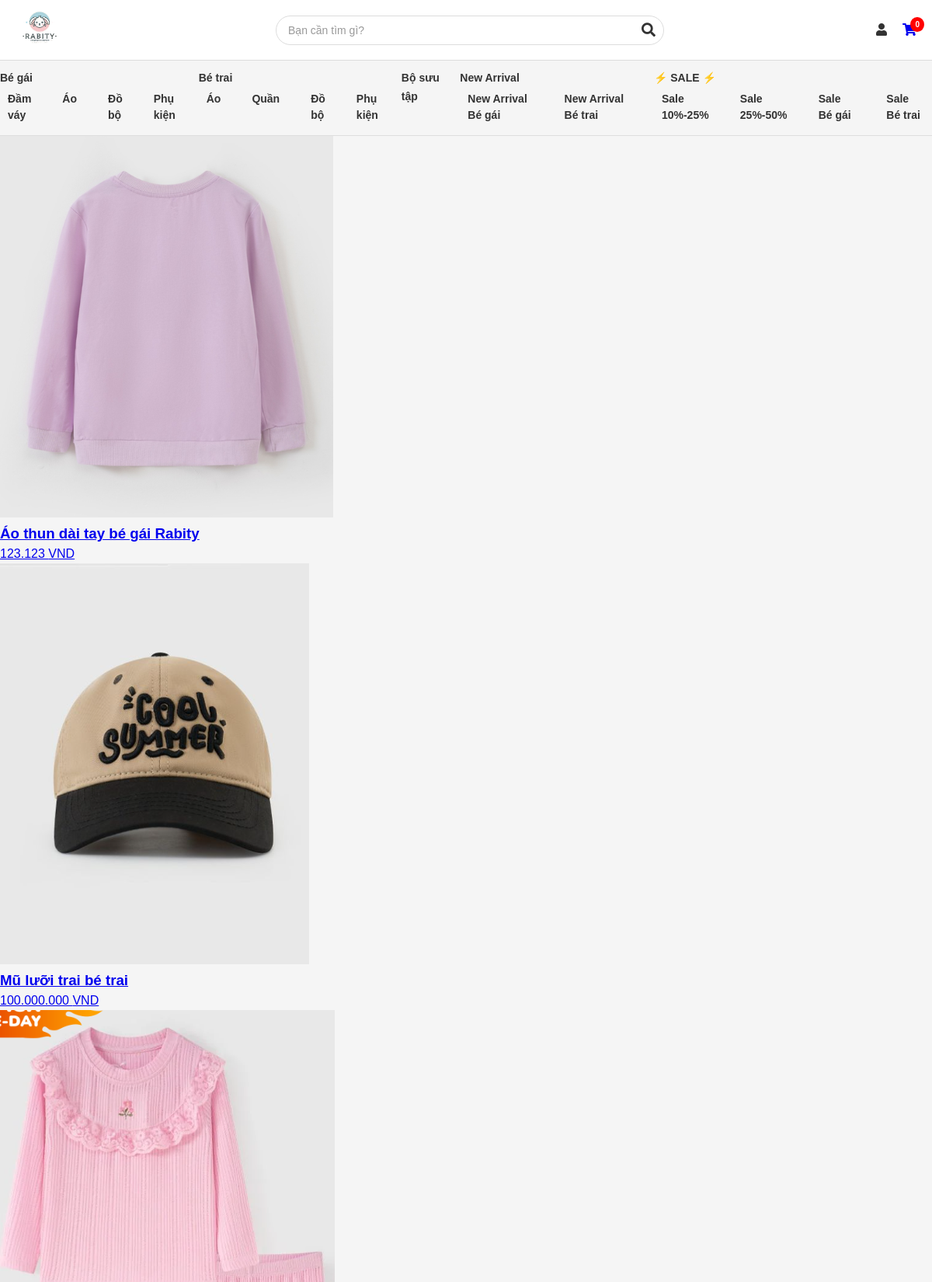
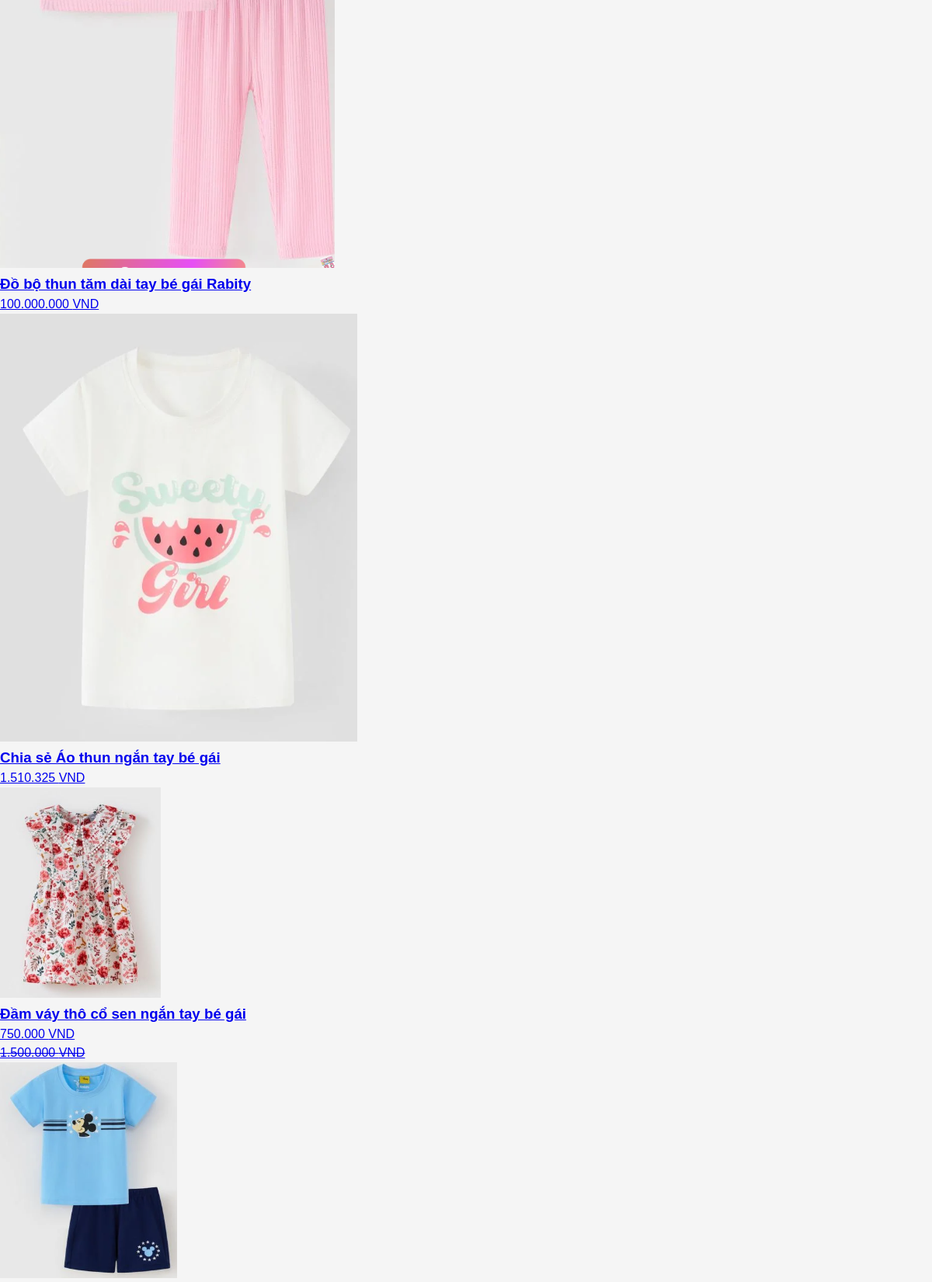
The page / (upper part) on the database its author committed (2 pictures, top to bottom).
### tables this page shows
CREATE TABLE `products` (
  `id` int(11) NOT NULL,
  `product_code` varchar(50) NOT NULL,
  `category` varchar(50) NOT NULL,
  `category_name` varchar(50) NOT NULL,
  `name` varchar(255) NOT NULL,
  `image` varchar(255) NOT NULL,
  `description` text NOT NULL,
  `price` decimal(10,2) NOT NULL,
  `created_at` timestamp NOT NULL DEFAULT current_timestamp(),
  `sale_percentage` int(11) DEFAULT 0
);

### index.php (the view, shortened to what this page needs)
<?php
require 'db.php';
$stmt = $pdo->query("SELECT * FROM products ORDER BY created_at DESC");
$products = $stmt->fetchAll(PDO::FETCH_ASSOC);
?>
<!DOCTYPE html>
<html lang="en">
<head>
    <link rel="stylesheet" href="css/style.css">
    <link href="https://cdnjs.cloudflare.com/ajax/libs/font-awesome/5.15.4/css/all.min.css" rel="stylesheet">
</head>
<body>
    <?php include 'header.php'; ?>
    <main>
        <div class="product-container">
            <?php foreach ($products as $product): ?>
                <div class="product-card">
                    <a href="product_detail.php?id=<?php echo $product['id']; ?>">
                        <img src="uploads/<?php echo htmlspecialchars($product['image']); ?>" alt="<?php echo htmlspecialchars($product['name']); ?>">
                        <h3><?php echo htmlspecialchars($product['name']); ?></h3>
                        <?php if ($product['sale_percentage'] > 0): ?>
                            <p class="price-sale">
                                <?php
                                $sale_price = $product['price'] * (1 - $product['sale_percentage'] / 100);
                                echo number_format($sale_price, 0, ',', '.'); ?> VND
                            </p>
                            <p class="price-original">
                                <s><?php echo number_format($product['price'], 0, ',', '.'); ?> VND</s>
                            </p>
                        <?php else: ?>
                            <p class="price"><?php echo number_format($product['price'], 0, ',', '.'); ?> VND</p>
                        <?php endif; ?>
                    </a>
                </div>
            <?php endforeach; ?>
        </div>
    </main>
</body>
</html>

### css/style.css (style rules this page uses)
* { margin: 0; padding: 0; box-sizing: border-box; }
body { font-family: Arial, sans-serif; background-color: #f5f5f5; line-height: 1.5; padding: 0; margin: 0; }

### rows shown on the page
products: image (picture), name "Áo thun dài tay bé gái Rabity", price "123.123"
products: image (picture), name "Mũ lưỡi trai bé trai", price "100.000.000"
products: image (picture), name "Đồ bộ thun tăm dài tay bé gái Rabity", price "100.000.000"
products: image (picture), name "Chia sẻ Áo thun ngắn tay bé gái", price "1.510.325"
products: image (picture), name "Đầm váy thô cổ sen ngắn tay bé gái", sale_price "750.000", price "1.500.000"
products: image (picture)

### other values the page prints
$cart_count "0"
